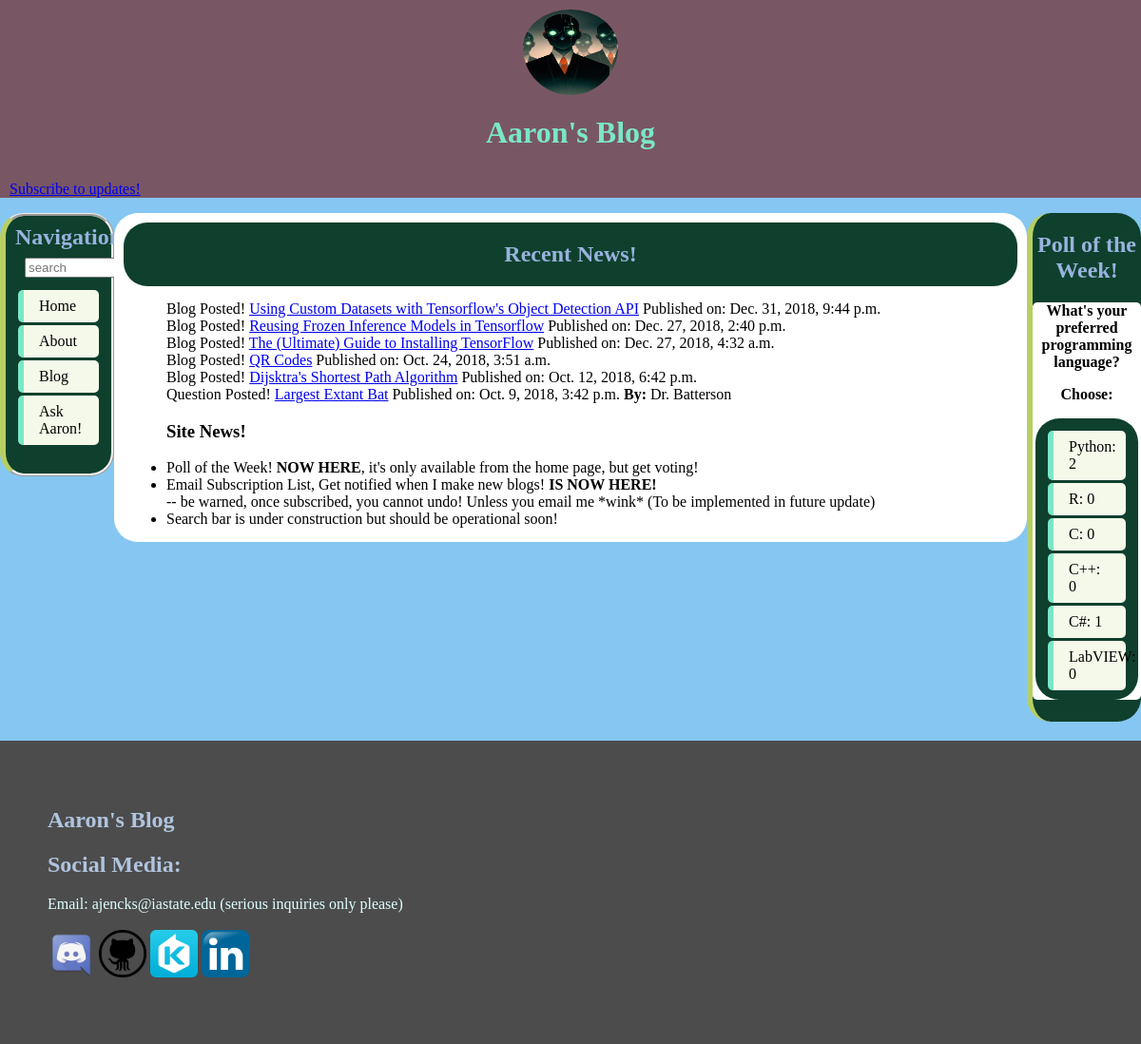
Before: / with the older database file.
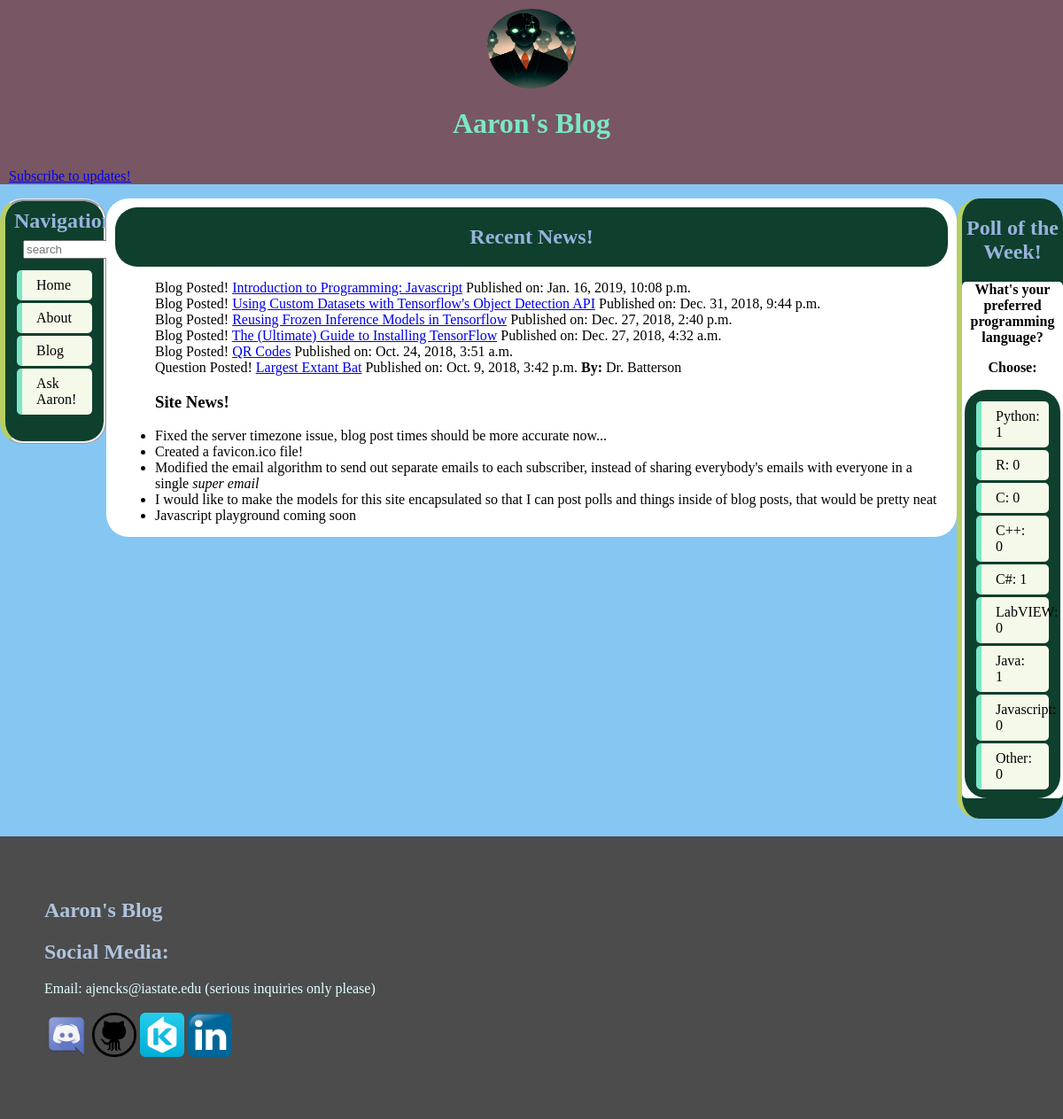
After: the same page with the newer database file.
### blogapp/models.py (models this page shows, shortened)
class TextPost(models.Model, HitCountMixin):
	author = models.CharField(max_length=50, blank=True, null=True)
	pub_date = models.DateTimeField('date published')
	text = RichTextField()
	is_posted = models.BooleanField(default=True)
	hit_count_generic = GenericRelation(HitCount, object_id_field='object_pk', related_query_name='hit_count_generic_relation')
	class Meta:
		abstract = True

class BlogPost(TextPost, StatusModel):
	STATUS = Choices('draft', 'published')
	def defaultTag():
		return PostTopic.objects.get(tag="None")
	article_title = models.CharField(max_length=200)
	topic = models.ManyToManyField('PostTopic', default=[defaultTag])

class AskPost(TextPost):
	question_title = models.CharField(max_length=50)
	pass

class SiteNews(models.Model):
	tag = models.TextField()
	pub_date = models.DateTimeField('date published', default=timezone.now())
	def __str__(self):
		return self.tag

class Choice(models.Model):
    question = models.ForeignKey(Question, on_delete=models.CASCADE)
    choice_text = models.CharField(max_length=200)
    votes = models.IntegerField(default=0)

### blogapp/views.py (the view)
# urls.py: path('', views.home, name='home'),
def home(request, use_results=0):
	latest_post_list = BlogPost.objects.order_by('-pub_date')[:5]
	latest_question_list = AskPost.objects.order_by('-pub_date')[:5]
	latest_news_list = SiteNews.objects.order_by('-pub_date')[:5]
	context = {'latestblog_activity_list': latest_post_list, 'latestquestion_activity_list': latest_question_list, 'latestnews_activity_list': latest_news_list, 'selected_poll': Question.objects.order_by('-pub_date')[0]}
	if use_results == 1:
		context['show_poll_result'] = True
	return render(request, 'blogapp/home.html', context)

### blogapp/templates/blogapp/home.html
{% extends "blogapp/base.html" %}
{% block content %}
<h2 class="articleTitle">Recent News!</h2>
{% if latestblog_activity_list and latestquestion_activity_list and latestnews_activity_list %}
	<ul style="margin: 15px">
		{% for blogpost in latestblog_activity_list %}
			<li style="list-style-type: none;">Blog Posted! <a href="blog/{{blogpost.id}}/">{{ blogpost.article_title }}</a> Published on: {{blogpost.pub_date}}</li>
		{% endfor %}
		{% for askpost in latestquestion_activity_list %}
			<li style="list-style-type: none;">Question Posted! <a href="blog/forum/{{askpost.id}}/">{{ askpost.question_title }}</a> Published on: {{askpost.pub_date}} <b>By:</b> {{askpost.author}}</li>
		{% endfor %}
		<h3>Site News!</h3>
		{% for sitenews in latestnews_activity_list %}
			<li>{{ sitenews|safe }}</li>
		{% endfor %}
	</ul>
{% else %}
	<p style="margin: 15px;">No posts are available.</p>
{% endif %}
{% endblock %}
{% block pollbar %}
<h2 style="text-align: center; color: #99b2dd;">Poll of the Week!</h2>
<div class="poll">
	<p style="text-align: center;"><b>{{ selected_poll.question_text|default:"Not Found!" }}</b></p>
	{% if show_poll_result %}
		<p style="text-align: center;"><b>Results</b></p>
		<ul class="pollHeader">
			{% for choice in selected_poll.choice_set.all %}
				<li class="pollHeader">{{ choice.choice_text }}: {{ choice.votes }}</li>
			{% endfor %}
		</ul>
	{% else %}
		<p style="text-align: center;"><b>Choose:</b></p>
		<ul class="pollHeader">
			{% for choice in selected_poll.choice_set.all %}
			<li class="navigationHeader"><a href="{% url 'blogs:vote' selected_poll.id choice.id %}">{{ choice.choice_text }}: {{ choice.votes }}</a></li>
			{% endfor %}
		</ul>
	{% endif %}
</div>
{% endblock %}

Changed rows visible on the page:
no longer on this page (row unchanged): BlogPost: article_title "Dijsktra's Shortest Path Algorithm", pub_date "Oct. 12, 2018, 6:42 p.m."
no longer on this page (row unchanged): SiteNews: tag "Poll of the Week! NOW HERE , it's only available from the home page, but get voting!"
no longer on this page (row unchanged): SiteNews: tag "Email Subscription List, Get notified when I make new blogs! IS NOW HERE! -- be warned, once subscribed, you cannot undo! Unless you email me *wink* (To be implemented in future update)"
no longer on this page (row unchanged): SiteNews: tag "Search bar is under construction but should be operational soon!"
added BlogPost: article_title "Introduction to Programming: Javascript", pub_date "Jan. 16, 2019, 10:08 p.m."
added SiteNews: tag "Fixed the server timezone issue, blog post times should be more accurate now..."
added SiteNews: tag "Created a favicon.ico file!"
added SiteNews: tag "Modified the email algorithm to send out separate emails to each subscriber, instead of sharing everybody's emails with everyone in a single super email"
added SiteNews: tag "I would like to make the models for this site encapsulated so that I can post polls and things inside of blog posts, that would be pretty neat"
added SiteNews: tag "Javascript playground coming soon"
changed Choice "Python": votes "2" → "1"
added Choice: choice_text "Java", votes "1"
added Choice: choice_text "Javascript", votes "0"
added Choice: choice_text "Other", votes "0"
